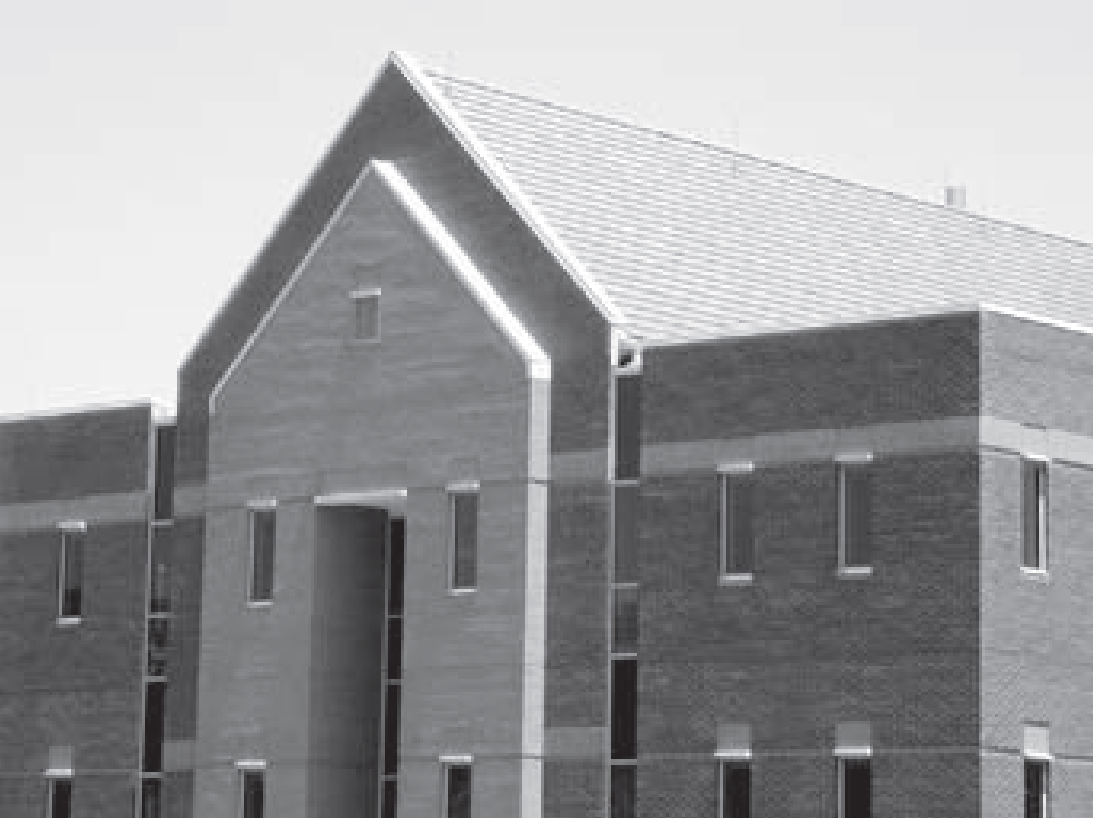
#> input picture data/10.2/img4.png, 1093 x 818 px
$ python main.py   (older library calls are emulated)
#> lines starting #> are read from the running program, lines starting #| are printed output that depends on the picture; after the words box and inside, x2 and y2 are one past the last pixel; in counts of white or black regions, pixels touching at a corner belong together
### src/utils.py
import numpy as np
import matplotlib.pyplot as plt
import math
import cv2
import warnings
warnings.filterwarnings("ignore")


KERNEL = {
    'laplacian': np.array([[0, 1, 0],
                           [1, -4, 1],
                           [0, 1, 0]]),

    'rotate': {
                'horizontal': np.array([[-1, -1, -1],
                                        [2, 2, 2],
                                        [-1, -1, -1]]),
                '45degree' : np.array([[2, -1, -1],
                                       [-1, 2, -1],
                                       [-1, -1, 2]]),
                'vertical' : np.array([[-1, 2, -1],
                                       [-1, 2, -1],
                                       [-1, 2, -1]]),
                '315degree' : np.array([[-1, -1, 2],
                                        [-1, 2, -1],
                                        [2, -1, -1]])
    },

    #Kernel filter using in edge detection

    'grad' : {
        'left' : np.array([[-1, 0],
                           [1, 0]]),
        'right' : np.array([[-1, 1],
                            [0, 0]])
    },

    'roberts' : {
        'left': np.array([[-1, 0],
                          [0, 1]]),
        'right': np.array([[0, -1],
                           [1, 0]])
    },


    'prewitt' : {
        'left' : np.array([[-1, -1, -1],
                           [0, 0, 0],
                           [1, 1, 1]]),
        'right' : np.array([[-1, 0, 1],
                            [-1, 0, 1],
                            [-1, 0, 1]])
    },

    'sobel' : {
        'left' : np.array([[-1, -2, -1],
                           [0, 0, 0],
                           [1, 2, 1]]),
        'right' : np.array([[-1, 0, 1],
                            [-2, 0, 2],
                            [-1, 0, 1]])
    },


    'kirish': {
        'N' : np.array([[-3, -3, 5],
                        [-3, 0, 5],
                        [-3, -3, 5]]),
        'NW' : np.array([[-3, 5, 5],
                         [-3, 0, 5],
                         [-3, -3, -3]]),
        'W' : np.array([[5, 5, 5],
                        [-3, 0, -3],
                        [-3, -3, -3]]),
        'SW' : np.array([[5, 5, -3],
                         [5, 0, -3],
                         [-3, -3, -3]]),
        'S' : np.array([[5, -3, -3],
                        [5, 0, -3],
                        [5, -3, -3]]),
        'SE' : np.array([[-3, -3, -3],
                         [5, 0, -3],
                         [5, 5, -3]]),
        'E' : np.array([[-3, -3, -3],
                        [-3, 0, -3],
                        [5, 5, 5]]),
        'NE' : np.array([[-3, -3, -3],
                         [-3, 0, 5],
                         [-3, 5, 5]])
    }
}


# [12 lines left out: function display_RGB, not called in this run]


def display_GRAY(image: np.array) -> None:
    """ This function is for displaying gray image
        If image shape = 3: will be converted to gray before plot
        Else: plot directly
        Complex np.array will also be converted into real np.array

    Args:
        image (np.array)
    """
    if True in np.iscomplex(image):
        image = np.log(np.abs(image)+1)
        image = image*255//np.max(image)
        image = image.astype('uint8')
    if len(image.shape) == 3:
        image = cv2.cvtColor(image, cv2.COLOR_BGR2GRAY)
    plt.imshow(image, cmap='gray')


def multiplot(plot_name: str, images: dict) -> None:
    """
    This function is to plot multiple images in one plot
    Args:
        plot_name (str): name of plot
        images: dict of images to plot in format {"image_title": images}

    Cases:
        shape of 2: plot gray image automatically even when "rgb" in title
        shape of 3: plot rgb image automatically if no "gray" in title
        'gray' in image title: plot gray image
        'rgb' in image title: plot rgb image
    """

    #! align images into grid
    no_images = len(images)
    if no_images > 3:
        nrow = math.ceil(no_images/3)
        ncol = 3
    else:
        nrow = 1
        ncol = no_images
    figsize = (3*ncol, 3*nrow+1)
    plt.figure(figsize=figsize)
    plt.suptitle(f'{plot_name}')

    #! processing and plotting image in right color channel
    for title, image in images.items():
        plt.subplot(nrow, ncol, list(images.keys()).index(title) + 1)
        plt.title(f"{title}")
        plt.axis('off')

        if len(image.shape) == 2:
            display_GRAY(image)
        elif len(image.shape) == 3:
            if 'rgb' in title.lower():
                display_RGB(image)
            elif 'gray' in title.lower():
                display_GRAY(image)
            else:
                display_RGB(image)
    plt.tight_layout()
    plt.show();


class convolution2d():
    """
        This class contains convolution method in 2D-array
        Args:
            img (np.array) : 2D-array
            kernel (str or np.array): a kernel filter using in convolution (etc: Laplacian, Roberts,.. or yours)

        Method:
            convolution
    """

    def __init__(self, img):
        self.img = img
        self.h, self.w = img.shape


    """
        This function use of convolve 2D-array with a kernel filter
    """

    def convolution(self, kernel, padding=0, strides=1):
        # Cross Correlation
        kernel = np.flipud(np.fliplr(kernel))

        # Gather Shapes of Kernel + Image + Padding
        xKernShape = kernel.shape[0]
        yKernShape = kernel.shape[1]
        xImgShape = self.img.shape[0]
        yImgShape = self.img.shape[1]

        # Shape of Output Convolution
        xOutput = int(((xImgShape - xKernShape + 2 * padding) / strides) + 1)
        yOutput = int(((yImgShape - yKernShape + 2 * padding) / strides) + 1)
        output = np.zeros((xOutput, yOutput))

        # Apply Equal Padding to All Sides
        if padding != 0:
            imagePadded = np.zeros((self.img.shape[0] + padding * 2, self.img.shape[1] + padding * 2))
            imagePadded[int(padding):int(-1 * padding), int(padding):int(-1 * padding)] = self.img
        else:
            imagePadded = self.img

        # Iterate through image
        for y in range(self.img.shape[1]):
            # Exit Convolution
            if y > self.img.shape[1] - yKernShape:
                break
            # Only Convolve if y has gone down by the specified Strides
            if y % strides == 0:
                for x in range(self.img.shape[0]):
                    # Go to next row once kernel is out of bounds
                    if x > self.img.shape[0] - xKernShape:
                        break
                    try:
                        # Only Convolve if x has moved by the specified Strides
                        if x % strides == 0:
                            output[x, y] = (kernel * imagePadded[x: x + xKernShape, y: y + yKernShape]).sum()
                    except:
                        break

        return output


class smooth_threshold():
    def __init__(self, img):
        self.img = img

    # [13 lines left out: function smooth, not called in this run]


    """
        This function return a binary image get by threshold the input image
    """
    # [12 lines left out: function threshold, not called in this run]

### src/filter.py
import cv2
from .utils import *
import numpy as np
from skimage.segmentation import slic
from skimage.segmentation import mark_boundaries
from skimage.color import label2rgb
from skimage.util import img_as_float
from skimage import io


class edge_based(convolution2d):
    """"
        This class contain edge_based approach in image segmentation base on discontinuity property
    """

    def __init__(self, img):
        super().__init__(img)
        self.img = img

    """"
        This function can be use in either noise or isolated point detection

        Args:
            T_threshold : threshold value for filtering convolutional image
            kernel (str or np.array): a kernel filter
    """

    # [13 lines left out: function isolated_point, not called in this run]

    """
        This function use of detect either edge or line

        kernel (str) : filter kernel (prewitt, roberts, sobel)
    """

    # [36 lines left out: functions kirish, edge_detection, not called in this run]


class Marr_hildreth():
    def __init__(self, img):
        self.img = img

    """
        A Gaussian function (kernel) received from Gaussian distribution

        Args:
            std (float): standard deviation of gaussian distribution

        Return:
            np.array : with size 6*std x 6*std
    """

    def gaus_dis(self, std=4, dog=False):
        if dog:
            kernel_size = 25
        else:
            kernel_size = 6 * std if (6 * std) % 2 == 1 else 6 * std + 1
        gaus_kernel = np.zeros((kernel_size, kernel_size))

        for i in range(kernel_size):
            for j in range(kernel_size):
                gaus_kernel[i][j] = np.exp(-(i**2 + j**2) / (2*std**2))

        return gaus_kernel

    # [29 lines left out: function LoG, not called in this run]
    """
        This function use of calculating the different of Gaussian with
        std_a and std_b use for calculating DoG image scale x, std_c and
        std_d are inputs of DoG image scale y

        Args:
            std_a, std_b, std_c, std_d: Standard deviation of Gaussian function

        Returns:
            binary 2D-array : where 1 if its pixel is a potential keypoint 0 for
            otherwise

    """

    def DoG(self, std_a, std_b, std_c, std_d):
        img_a = convolution2d(self.img).convolution(self.gaus_dis(std_a, True))
        img_b = convolution2d(self.img).convolution(self.gaus_dis(std_b, True))

        dog_img_x = img_a - img_b

        img_c = convolution2d(self.img).convolution(self.gaus_dis(std_c, True))
        img_d = convolution2d(self.img).convolution(self.gaus_dis(std_d, True))

        dog_img_y = img_c - img_d

        h, w = dog_img_y.shape

        out_img = np.zeros((h, w))
        for i in range(1, h-1):
            for j in range(1, w-1):
                dog_x_max = np.max(dog_img_x[i-1:i+1, j-1:j+1])
                dog_y_max = np.max(dog_img_y[i-1:i+1, j-1:j+1])

                if dog_img_x[i][j] == max(dog_img_x[i][j], dog_x_max, dog_y_max):
                    out_img[i][j] = 1
                else:
                    out_img[i][j] = 0

        return out_img


class Canny(Marr_hildreth):
    """
        Image Segmentation using Canny edge detector. It is a multi-step algorithm, its first steps
        much the same as marr hildreth algorithm: calculate Noise reduction then find the magnitude
        of its. Then it applies non-max supression to the magntide. Finally algorithm uses double
        threshold follow by conectivity analysis

        Args:
            Tl: Low threshold
            Th: High threshold
            std: Standard deviation of Gaussian filter

        Return:
            np.array : Image with linked edges
    """

    def __init__(self, img):
        super().__init__(img)
        self.img = img

    # [74 lines left out: function canny, not called in this run]


class Thresholding():

    """
        This class contain otsu thresholding method
    """
    def __init__(self, img):
        self.img = img

    def thresh(self, T):
        ret, thresh = cv2.threshold(self.img, T, 255, cv2.THRESH_BINARY)
        return thresh

    # [39 lines left out: function threshold_otsu_implement, not called in this run]


class region_growing:
    # [118 lines left out: functions __init__, get8neighbor, getSeeds, region_growing, not called in this run]


class Split_Merge_Segmented:
    def __init__(self, img):
        self.img = img

    # split
    # [85 lines left out: functions Split_Judge, Merge, Recursion, segment, not called in this run]


class SLIC:
    def __init__(self, img: np.array):
        self.img = img

    # [12 lines left out: function slic, not called in this run]


class Clustering:
    def __init__(self, img: np.array):
        self.img = img

    # [18 lines left out: function kmeans, not called in this run]


class Morphological():
    """
        Image segmentation using morphological wartersheed method

        Args:
            image (RGB channel): Input image
        Returns:
            image : with the object surrounded by a boundary
    """

    def __init__(self, img):
        self.img = img

    # [35 lines left out: function morphol, not called in this run]

### main.py
from src.filter import *
from src.utils import *

import cv2
import numpy as np
import matplotlib.pyplot as plt


np.set_printoptions(suppress=True)

if __name__ == "__main__":

    img = cv2.imread('data/10.2/img4.png', 0)
#> img: shape (818, 1093); min 34, max 255, mean 154.4

    marr = Marr_hildreth(img)

    res = marr.DoG(7, 2, 6, 1)
#> in convolution, `kernel = np.flipud(np.fliplr(kernel))`:
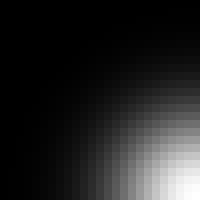
#> kernel: shape (25, 25) float64 (shown 8 times larger); min 7.85e-06, max 1, mean 0.137
#> after the loop in convolution, `for y in range(self.img.shape[1]):`:
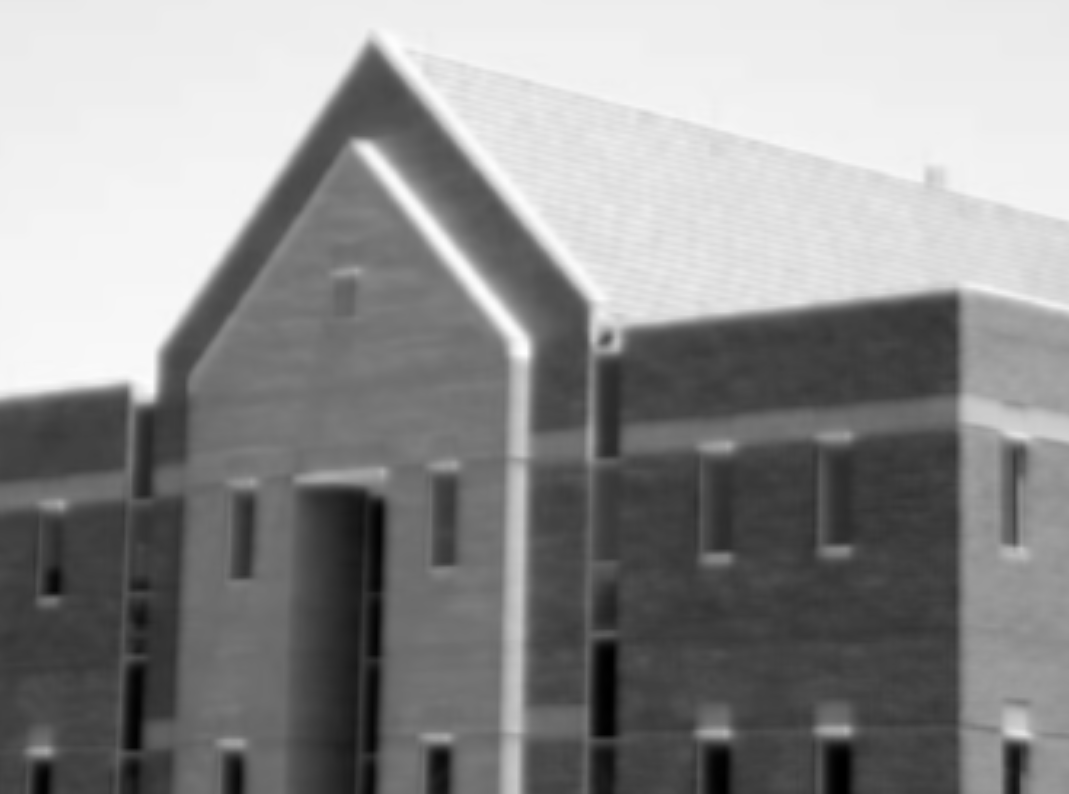
#> output: shape (794, 1069) float64; min 2924.4, max 21277.3, mean 13108.1; drawn with min black and max white
#> call 2 of convolution, with padding = 0, strides = 1
#> in convolution (call 2), `kernel = np.flipud(np.fliplr(kernel))`:
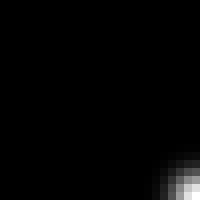
#> kernel: shape (25, 25) float64 (shown 8 times larger); min 2.89e-63, max 1, mean 0.0145
#> after the loop in convolution (call 2), `for y in range(self.img.shape[1]):`:
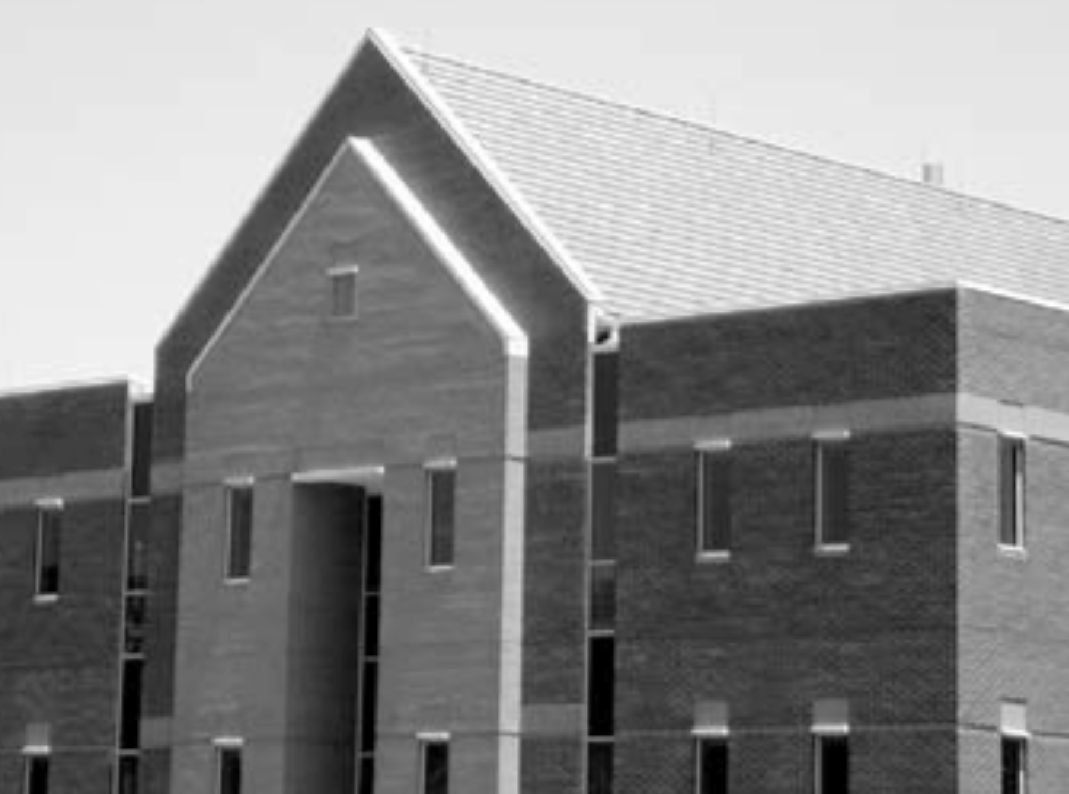
#> output: shape (794, 1069) float64; min 307.4, max 2305.1, mean 1373.9; drawn with min black and max white
#> call 3 of convolution, with padding = 0, strides = 1
#> in convolution (call 3), `kernel = np.flipud(np.fliplr(kernel))`:
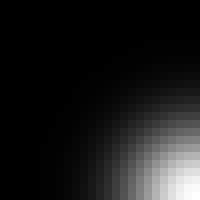
#> kernel: shape (25, 25) float64 (shown 8 times larger); min 1.13e-07, max 1, mean 0.103
#> call 4 of convolution, with padding = 0, strides = 1
#> in convolution (call 4), `kernel = np.flipud(np.fliplr(kernel))`:
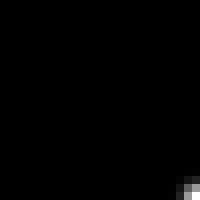
#> kernel: shape (25, 25) float64 (shown 8 times larger); min 7.02e-251, max 1, mean 0.00492
#> after the loop in DoG, `for i in range(1, h-1):`:
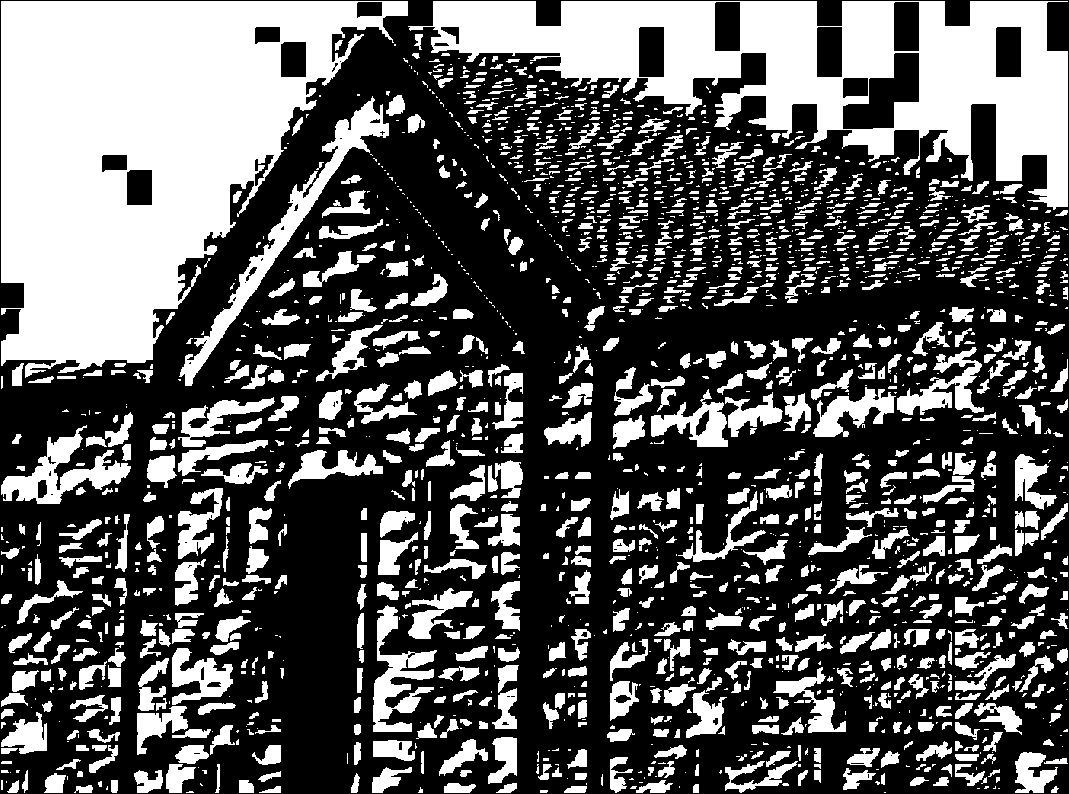
#> out_img: shape (794, 1069) float64; values 0 (black) and 1 (white), 35.9% white; 2180 white regions (1116 under 20 px), largest, box (x1, y1, x2, y2) and area: (1, 1, 408, 378) 88574, (408, 1, 1068, 210) 55575, (179, 96, 389, 386) 5981


    multiplot("canny_edge", {"origin": img, "canny edge" : res})
#> in multiplot, `no_images = len(images)`: no_images = 2
#> in multiplot, `figsize = (3*ncol, 3*nrow+1)`: figsize = (6, 4)
#> the loop in multiplot, `for title, image in images.items():` made 2 passes
#> title on passes 1 to 2: 'origin', 'canny edge'
